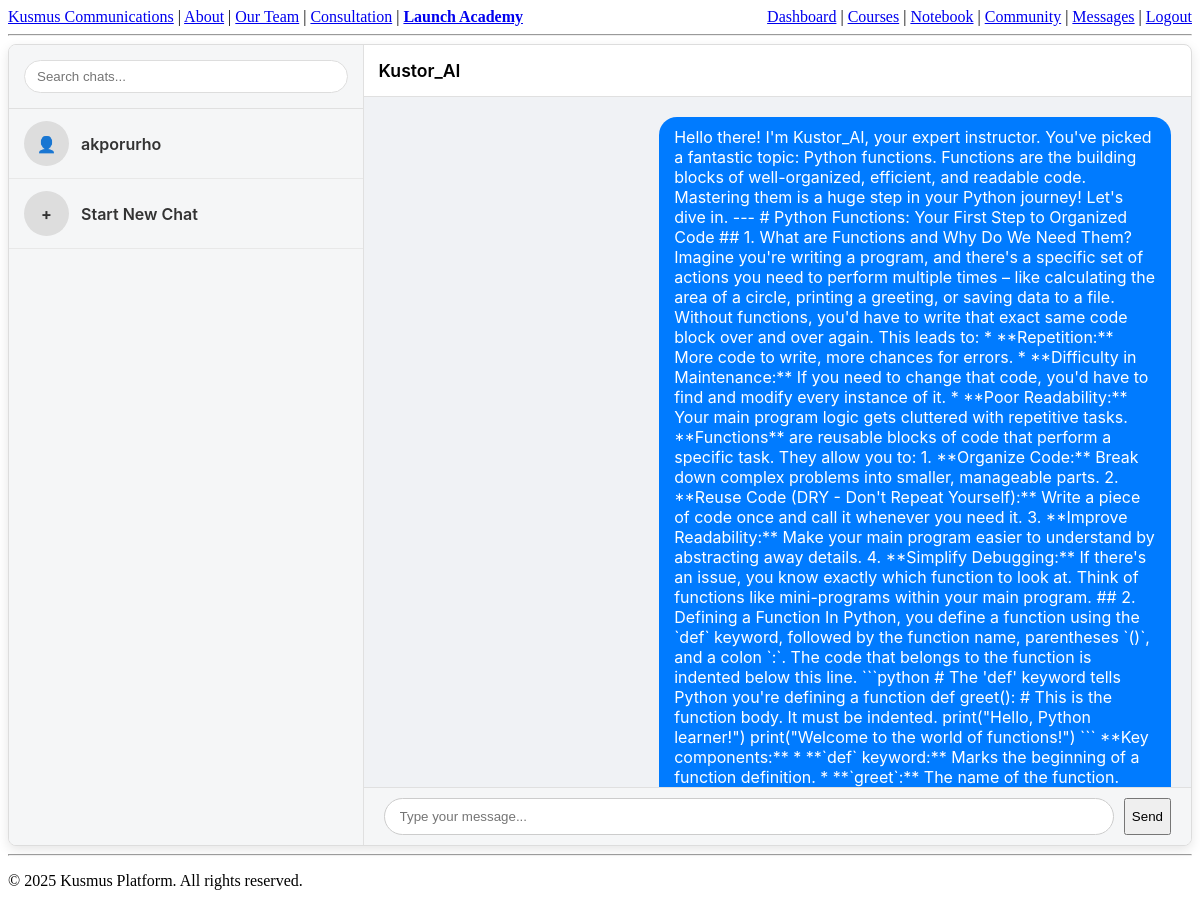
Page /messages/view/1 (signed in) on the committed database.
### kusmusapp/models.py (models this page shows, shortened)
class ChatSession(db.Model):
    id = db.Column(db.Integer, primary_key=True)
    session_name = db.Column(db.String(100), nullable=True)
    is_ai_chat = db.Column(db.Boolean, default=False)
    messages = db.relationship('ChatMessage', backref='session', lazy=True, cascade="all, delete-orphan")
    participants = db.relationship('User', secondary=chat_participants, lazy='subquery',
                                   backref=db.backref('chat_sessions', lazy='dynamic'))

class User(db.Model, UserMixin):
    id = db.Column(db.Integer, primary_key=True)
    username = db.Column(db.String(20), unique=True, nullable=False)
    email = db.Column(db.String(120), unique=True, nullable=False)
    password = db.Column(db.String(60), nullable=False)
    role = db.Column(db.String(20), nullable=False, default='student')
    streak = db.Column(db.Integer, default=1)
    study_reminder_time = db.Column(db.Time, nullable=True)
    daily_study_hours = db.Column(db.Float, nullable=True)
    courses = db.relationship('Course', backref='author', lazy=True)
    roadmaps = db.relationship('GeneratedRoadmap', backref='student', lazy=True, cascade="all, delete-orphan")
    posts = db.relationship('Post', backref='author', lazy=True)
    comments = db.relationship('Comment', backref='author', lazy=True)
    votes = db.relationship('Vote', backref='user', lazy=True)
    submissions = db.relationship('AssignmentSubmission', backref='student', lazy=True)

class ChatMessage(db.Model):
    id = db.Column(db.Integer, primary_key=True)
    content = db.Column(db.Text, nullable=False)
    timestamp = db.Column(db.DateTime, index=True, default=datetime.utcnow)
    sender_id = db.Column(db.Integer, db.ForeignKey('user.id'), nullable=False)
    sender = db.relationship('User')
    session_id = db.Column(db.Integer, db.ForeignKey('chat_session.id'), nullable=False)

### kusmusapp/routes.py (the view)
@main.route('/messages/view/<int:session_id>')
@login_required
def chat_view(session_id):
    current_chat = ChatSession.query.get_or_404(session_id)
    if current_user not in current_chat.participants and not current_chat.is_ai_chat:
        abort(403)
    all_user_chats = current_user.chat_sessions.order_by(ChatSession.id.desc()).all()
    return render_template('student/chat.html',
                           title='Messages',
                           current_chat=current_chat,
                           all_chats=all_user_chats)

### kusmusapp/models.py (called while the page is built)
@login_manager.user_loader
def load_user(user_id):
    from kusmusapp.models import User
    return User.query.get(int(user_id))

### kusmusapp/templates/student/chat.html (shortened to what this page needs)
{% extends "layout.html" %}
{% block content %}
<div class="messenger-container">
    <div class="chat-list">
        <div class="chat-list-header">
            <input type="search" placeholder="Search chats...">
        </div>
        <div class="chat-list-body">
            {% for chat in all_chats %}
                <a href="{{ url_for('main.chat_view', session_id=chat.id) }}" class="chat-item {% if chat.id == current_chat.id %}active{% endif %}">
                    <div class="avatar">
                        {% if chat.is_ai_chat %}🤖{% else %}👤{% endif %}
                    </div>
                    <div class="chat-info">
                        <div class="chat-name">
                            {% if chat.is_ai_chat %}
                                Kustor_AI
                            {% else %}
                                {% for participant in chat.participants %}
                                    {% if participant.id != current_user.id %}{{ participant.username }}{% endif %}
                                {% endfor %}
                            {% endif %}
                        </div>
                    </div>
                </a>
            {% endfor %}
            <a href="{{ url_for('main.find_users') }}" class="chat-item">
                <div class="avatar">+</div>
                <div class="chat-info"><div class="chat-name">Start New Chat</div></div>
            </a>
        </div>
    </div>
    <div class="chat-window">
        <div class="chat-header">
            {% if current_chat.is_ai_chat %}
                Kustor_AI
            {% else %}
                {% for participant in current_chat.participants %}
                    {% if participant.id != current_user.id %}{{ participant.username }}{% endif %}
                {% endfor %}
            {% endif %}
        </div>
        <div class="message-area" id="message-area">
            {% for msg in current_chat.messages %}
                <div class="message {% if msg.sender_id == current_user.id %}sent{% else %}received{% endif %}">
                    <div class="msg-bubble">
                        <div class="msg-content">{{ msg.content|safe }}</div>
                    </div>
                </div>
            {% endfor %}
        </div>
        <div class="message-input">
            <form id="chat-form">
                <input type="text" id="message-input" autocomplete="off" placeholder="Type your message...">
                <button type="submit">Send</button>
            </form>
        </div>
    </div>
</div>
{% endblock content %}

### kusmusapp/templates/layout.html (shortened to what this page needs)
<!DOCTYPE html>
<html lang="en">
<head>
    <link rel="stylesheet" href="https://cdnjs.cloudflare.com/ajax/libs/codemirror/5.65.16/codemirror.min.css">
    <link rel="stylesheet" href="https://cdnjs.cloudflare.com/ajax/libs/codemirror/5.65.16/theme/dracula.min.css">
    <link rel="stylesheet" href="{{ url_for('static', filename='css/main.css') }}">
</head>
<body>
    <header>
        <nav>
            <a href="{{ url_for('main.home') }}">Kusmus Communications</a> |
            <a href="{{ url_for('main.about') }}">About</a> |
            <a href="{{ url_for('main.team') }}">Our Team</a> |
            <a href="{{ url_for('main.consult') }}">Consultation</a> |
            <a href="{{ url_for('main.academy_landing') }}" style="font-weight: bold;">Launch Academy</a>
            <div style="float: right;">
                {% if current_user.is_authenticated %}
                    <a href="{{ url_for('main.dashboard') }}">Dashboard</a> |
                    <a href="{{ url_for('main.course_catalog') }}">Courses</a> |
                    <a href="{{ url_for('main.notebook') }}">Notebook</a> |
                    <a href="{{ url_for('main.community') }}">Community</a> |
                    <a href="{{ url_for('main.messages') }}">Messages</a> |
                    <a href="{{ url_for('main.logout') }}">Logout</a>
                {% else %}
                    <a href="{{ url_for('main.login') }}">Login</a> | <a href="{{ url_for('main.register') }}">Register</a>
                {% endif %}
            </div>
        </nav>
    </header>
    <hr>
    <main>
        {% block content %}{% endblock %}
    </main>
    <hr>
    <footer>
        <p>&copy; 2025 Kusmus Platform. All rights reserved.</p>
    </footer>
</body>
</html>

### kusmusapp/templates/student/chat.html (style rules this page uses)
.messenger-container * { box-sizing: border-box; }
.messenger-container { display: flex; height: 80vh; max-height: 800px; font-family: -apple-system, BlinkMacSystemFont, "Segoe UI", Roboto, Helvetica, Arial, sans-serif; background: #fff; border: 1px solid #ddd; border-radius: 8px; overflow: hidden; box-shadow: 0 4px 12px rgba(0,0,0,0.1); }
.chat-list { width: 30%; min-width: 250px; border-right: 1px solid #e0e0e0; display: flex; flex-direction: column; background-color: #f5f6f7; }
.chat-list-header { padding: 15px; border-bottom: 1px solid #e0e0e0; }
.chat-list-header input { width: 100%; padding: 8px 12px; border-radius: 20px; border: 1px solid #ddd; }
.chat-list-body { overflow-y: auto; flex-grow: 1; }
.chat-item { display: flex; align-items: center; padding: 12px 15px; border-bottom: 1px solid #e8e8e8; cursor: pointer; text-decoration: none; color: #333; }
.chat-item .avatar { width: 45px; height: 45px; border-radius: 50%; background-color: #ddd; margin-right: 12px; display: flex; align-items: center; justify-content: center; font-weight: bold; }
.chat-item .chat-info { overflow: hidden; }
.chat-item .chat-name { font-weight: 600; white-space: nowrap; }
.chat-window { width: 70%; display: flex; flex-direction: column; }
.chat-header { padding: 15px; border-bottom: 1px solid #e0e0e0; font-weight: 600; font-size: 1.1em; }
.message-area { flex-grow: 1; padding: 20px; overflow-y: auto; background-color: #f0f2f5; display: flex; flex-direction: column; }
.message-input { padding: 10px 20px; border-top: 1px solid #e0e0e0; background-color: #f5f6f7; }
.message-input form { display: flex; gap: 10px; }
.message-input input[type="text"] { flex-grow: 1; border-radius: 20px; border: 1px solid #ccc; padding: 10px 15px; }
.message { display: flex; margin-bottom: 10px; max-width: 65%; }
.sent { align-self: flex-end; }
.msg-bubble { padding: 10px 15px; border-radius: 18px; word-wrap: break-word; }
.sent .msg-bubble { background-color: #007bff; color: white; border-bottom-right-radius: 4px; }

### rows in the picture
User: username "akporurho"
ChatMessage: content "Hello there! I'm Kustor_AI, your expert instructor. You've picked a fantastic topic: Python functions. Functions are the building blocks of well-organized, efficient, and readable code. Mastering them is a huge step in your Python journey! Let's dive in. --- # Python Functions: Your First Step to Organized Code ## 1. What are Functions and Why Do We Need Them? Imagine you're writing a program, and there's a specific set of actions you need to perform multiple times – like calculating the area of a circle, printing a greeting, or saving data to a file. Without functions, you'd have to write that exact same code block over and over again. This leads to: * **Repetition:** More code to write,…"
